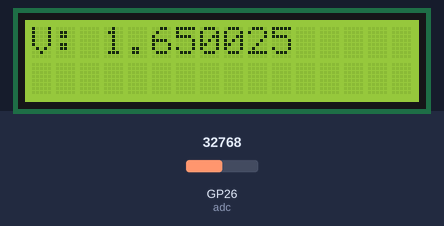
A program run on a simulated Raspberry Pi Pico running MicroPython. Parts: 16×2 character LCD. The test bench sets the inputs (shaded band); at power-on: GP26 (adc) = 32768 (analog values on the 0–65535 scale).

Above: at 1.2 s.
1.3 s: GP26 (adc) set to 45874
At 2.0 s:
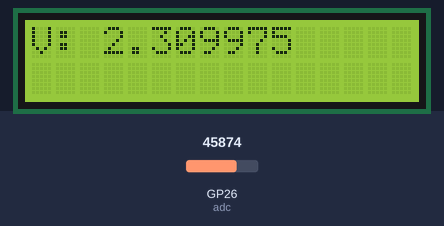
4.4 s: GP26 (adc) set to 57670
At 5.2 s:
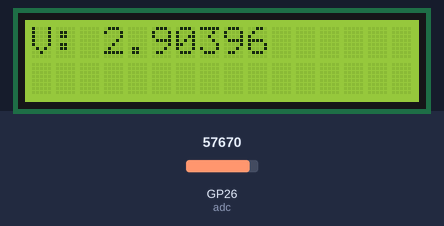
6.3 s: GP26 (adc) set to 65535
At 6.8 s:
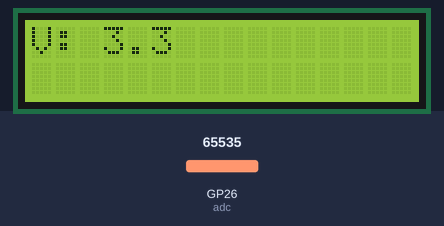
Timing chart, 0 to 9.3 s (numbered marks = the images above; inputs shaded):
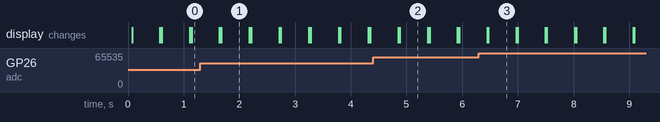

The program:

Leitura_Analogica_LCD.py
```python
#importa as classes que serão utilizadas
from pico_i2c_lcd import I2cLcd
from machine import I2C, Pin, ADC
from time import sleep

#instancia o pino de entrada analógica
adc = ADC(Pin(26))

#instancia a conexão I2C, utilizando a interface 0
#o pino 1 como scl, o 0 como sda e a frequencia de
#medições como 100000 Hz
i2c = I2C(id=0,scl=Pin(1),sda=Pin(0),freq=100000)

#instancia o LCD com a conexão i2c iniciada anteriormente,
#o endereço 0x27 do barramento e 2 linhas de 16 caracteres
lcd = I2cLcd(i2c, 0x27, 2, 16)

#ciclo infinito
while True:
    lcd.putstr('V: ')                               #escreve a partir da primeira posição
    lcd.putstr(str(adc.read_u16()  * 3.3 / 65535))  #escreve a leitura do ADC convertida p/ tensão
    sleep(0.5)                                      #aguarda meio segundo
    lcd.clear()                                     #limpa o LCD e volta p/ primeira posição
```

Measured:
- after the input at 1.3 s, the display: first differs from a run without the input after 0.38 s (image 1)
- after the input at 4.4 s, the display: first differs from a run without the input after 0.48 s (image 2)
- after the input at 6.3 s, the display: first differs from a run without the input after 0.17 s (image 3)
- what the display in image 1 shows lasts 0.5 s, from 1.7 s to 2.2 s
